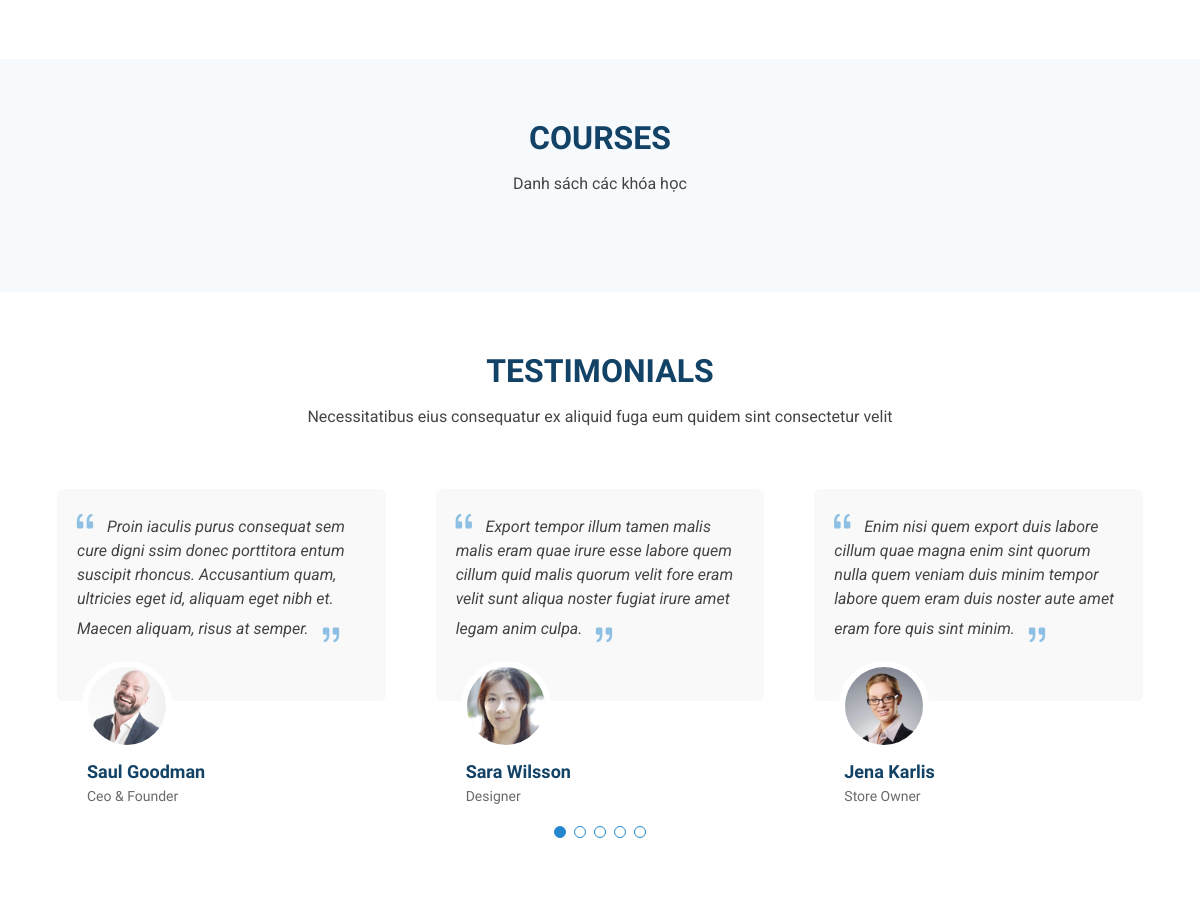
/ (middle part), run on an earlier commit of the app's database.
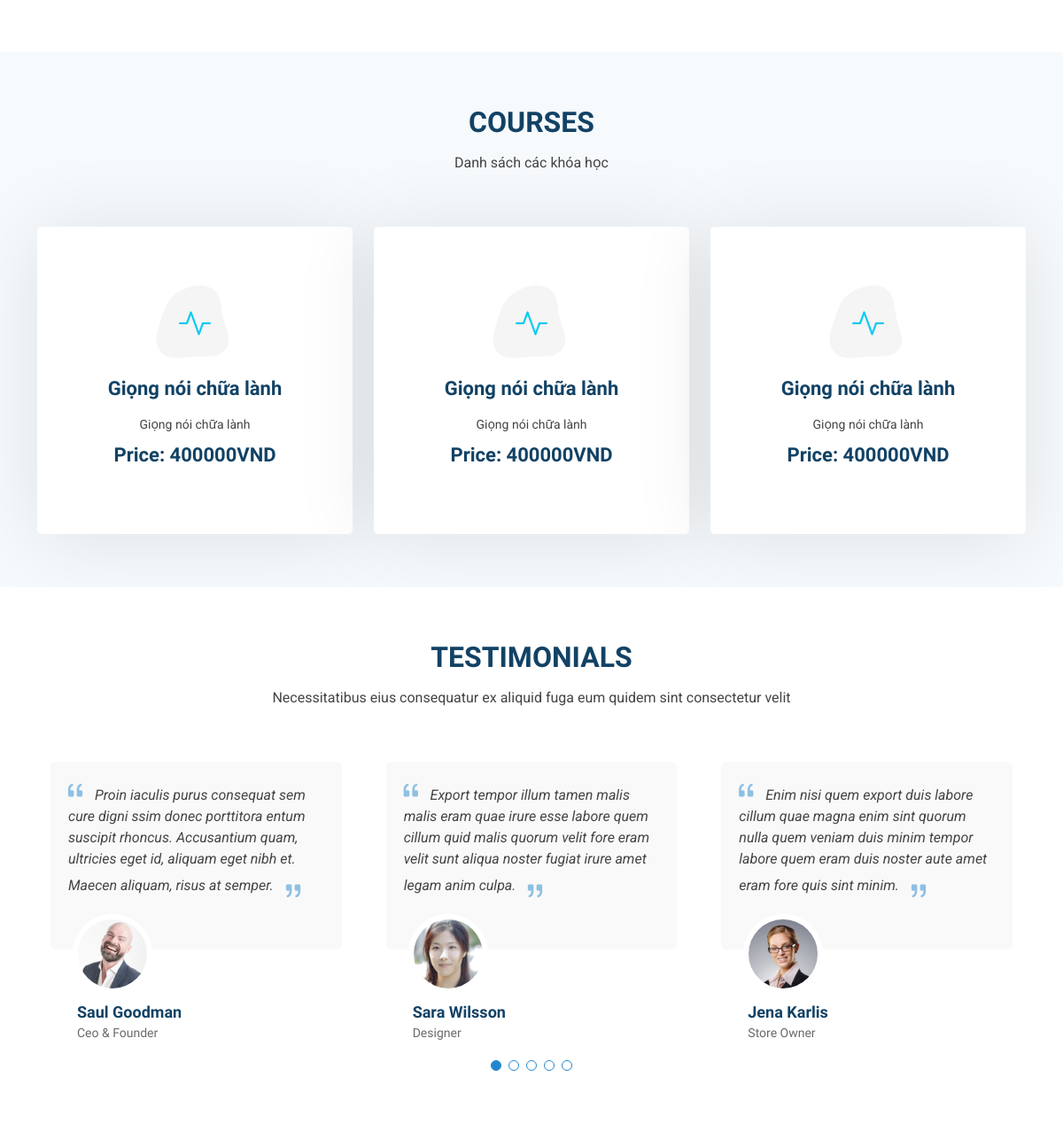
And on a later commit of the database.
### learnApp/models.py (models this page shows, shortened)
class price_course(models.Model):
    id = models.AutoField(primary_key=True)
    name = models.CharField(max_length=100)
    details = models.TextField(max_length=500)
    price = models.IntegerField(default=0)  # Updated to IntegerField for VND

### learnApp/views.py (the view)
# urls.py: path('', views.index, name='index'),
def index(request):
        courses = Course.objects.all()  # Fetch all Course objects from the database
        PriceCourses = price_course.objects.all()  # Fetch all PriceCourses objects from the database
        return render(request, 'index.html', {'courses': courses, 'PriceCourses': PriceCourses})

### templates/index.html (shortened to what this page needs)
{% load static %}
<!DOCTYPE html>
<html lang="en">
<head>
  <link href="{% static 'assets/vendor/bootstrap/css/bootstrap.min.css' %}" rel="stylesheet">
  <link href="{% static 'assets/vendor/bootstrap-icons/bootstrap-icons.css' %}" rel="stylesheet">
  <link href="{% static 'assets/vendor/aos/aos.css' %}" rel="stylesheet">
  <link href="{% static 'assets/vendor/glightbox/css/glightbox.min.css' %}" rel="stylesheet">
  <link href="{% static 'assets/vendor/swiper/swiper-bundle.min.css' %}" rel="stylesheet">
  <link href="{% static 'assets/css/main.css' %}" rel="stylesheet">
</head>
<body class="index-page">
  <main class="main">
    <section id="about-alt" class="about-alt section">
    </section>
    <section id="courses" class="services section light-background">
      <div class="container section-title" data-aos="fade-up">
        <h2>Courses</h2>
        <p>Danh sách các khóa học</p>
      </div>
      <div class="container">
        <div class="row gy-4">
          {% for PriceCourses in PriceCourses %}
            <div class="col-lg-4 col-md-6" data-aos="fade-up" data-aos-delay="100">
              <div class="service-item item-cyan position-relative">
                <div class="icon">
                  <i class="bi bi-activity"></i>
                </div>
                <a href="{% url 'price_course_detail' %}" class="stretched-link">
                  <h3>{{ PriceCourses.name }}</h3>
                </a>
                <p>{{ PriceCourses.details }}</p>
                <h3>Price: {{ PriceCourses.price }}VND</h3>
              </div>
            </div>
            <div class="col-lg-4 col-md-6" data-aos="fade-up" data-aos-delay="100">
              <div class="service-item item-cyan position-relative">
                <div class="icon">
                  <i class="bi bi-activity"></i>
                </div>
                <a href="service-details.html" class="stretched-link">
                  <h3>{{ PriceCourses.name }}</h3>
                </a>
                <p>{{ PriceCourses.details }}</p>
                <h3>Price: {{ PriceCourses.price }}VND</h3>
              </div>
            </div>
            <div class="col-lg-4 col-md-6" data-aos="fade-up" data-aos-delay="100">
              <div class="service-item item-cyan position-relative">
                <div class="icon">
                  <i class="bi bi-activity"></i>
                </div>
                <a href="service-details.html" class="stretched-link">
                  <h3>{{ PriceCourses.name }}</h3>
                </a>
                <p>{{ PriceCourses.details }}</p>
                <h3>Price: {{ PriceCourses.price }}VND</h3>
              </div>
            </div>
          {% endfor %}
        </div>
      </div>
    </section>
    <section id="testimonials" class="testimonials section">
      <div class="container section-title" data-aos="fade-up">
        <h2>Testimonials</h2>
        <p>Necessitatibus eius consequatur ex aliquid fuga eum quidem sint consectetur velit</p>
      </div>
      <div class="container" data-aos="fade-up" data-aos-delay="100">
        <div class="swiper init-swiper" data-speed="600" data-delay="5000" data-breakpoints="{ &quot;320&quot;: { &quot;slidesPerView&quot;: 1, &quot;spaceBetween&quot;: 40 }, &quot;1200&quot;: { &quot;slidesPerView&quot;: 3, &quot;spaceBetween&quot;: 40 } }">
          <div class="swiper-wrapper">
            <div class="swiper-slide">
              <div class="testimonial-item" "="">
            <p>
              <i class=" bi bi-quote quote-icon-left"></i>
                <span>Proin iaculis purus consequat sem cure digni ssim donec porttitora entum suscipit rhoncus. Accusantium quam, ultricies eget id, aliquam eget nibh et. Maecen aliquam, risus at semper.</span>
                <i class="bi bi-quote quote-icon-right"></i>
                </p>
                <img src="{% static 'assets/img/testimonials/testimonials-1.jpg' %}" class="testimonial-img" alt="">
                <h3>Saul Goodman</h3>
                <h4>Ceo &amp; Founder</h4>
              </div>
            </div>
            <div class="swiper-slide">
              <div class="testimonial-item">
                <p>
                  <i class="bi bi-quote quote-icon-left"></i>
                  <span>Export tempor illum tamen malis malis eram quae irure esse labore quem cillum quid malis quorum velit fore eram velit sunt aliqua noster fugiat irure amet legam anim culpa.</span>
                  <i class="bi bi-quote quote-icon-right"></i>
                </p>
                <img src="{% static 'assets/img/testimonials/testimonials-2.jpg' %}" class="testimonial-img" alt="">
                <h3>Sara Wilsson</h3>
                <h4>Designer</h4>
              </div>
            </div>
            <div class="swiper-slide">
              <div class="testimonial-item">
                <p>
                  <i class="bi bi-quote quote-icon-left"></i>
                  <span>Enim nisi quem export duis labore cillum quae magna enim sint quorum nulla quem veniam duis minim tempor labore quem eram duis noster aute amet eram fore quis sint minim.</span>
                  <i class="bi bi-quote quote-icon-right"></i>
                </p>
                <img src="{% static 'assets/img/testimonials/testimonials-3.jpg' %}" class="testimonial-img" alt="">
                <h3>Jena Karlis</h3>
                <h4>Store Owner</h4>
              </div>
            </div>
          </div>
          <div class="swiper-pagination"></div>
        </div>
      </div>
    </section>
  </main>
</body>
</html>

### static/assets/css/main.css (style rules this page uses)
:root { --default-font: "Roboto", system-ui, -apple-system, "Segoe UI", Roboto, "Helvetica Neue", Arial, "Noto Sans", "Liberation Sans", sans-serif, "Apple Color Emoji", "Segoe UI Emoji", "Segoe UI Symbol", "Noto Color Emoji"; --heading-font: "Raleway", sans-serif; --nav-font: "Poppins", sans-serif; }
:root { --background-color: #ffffff; --default-color: #444444; --heading-color: #124265; --accent-color: #2487ce; --surface-color: #ffffff; --contrast-color: #ffffff; }
:root { --nav-color: #124265; --nav-hover-color: #2487ce; --nav-mobile-background-color: #ffffff; --nav-dropdown-background-color: #ffffff; --nav-dropdown-color: #124265; --nav-dropdown-hover-color: #2487ce; }
.light-background { --background-color: #f6fafd; --surface-color: #ffffff; }
:root { scroll-behavior: smooth; }
body { color: var(--default-color); background-color: var(--background-color); font-family: var(--default-font); }
a { color: var(--accent-color); text-decoration: none; transition: 0.3s; }
h1, h2, h3, h4, h5, h6 { color: var(--heading-color); font-family: var(--heading-font); }
section, .section { color: var(--default-color); background-color: var(--background-color); padding: 60px 0; scroll-margin-top: 100px; overflow: clip; }
.section-title { text-align: center; padding-bottom: 60px; position: relative; }
.section-title h2 { font-size: 32px; font-weight: 700; margin-bottom: 15px; text-transform: uppercase; }
.section-title p { margin-bottom: 0; }
.testimonials .testimonial-item { box-sizing: content-box; min-height: 320px; }
.testimonials .testimonial-item .testimonial-img { width: 90px; border-radius: 50%; margin: -40px 0 0 40px; position: relative; z-index: 2; border: 6px solid var(--background-color); }
.testimonials .testimonial-item h3 { font-size: 18px; font-weight: bold; margin: 10px 0 5px 45px; }
.testimonials .testimonial-item h4 { font-size: 14px; color: color-mix(in srgb, var(--default-color), transparent 20%); margin: 0 0 0 45px; }
.testimonials .testimonial-item .quote-icon-left, .testimonials .testimonial-item .quote-icon-right { color: color-mix(in srgb, var(--accent-color), transparent 50%); font-size: 26px; line-height: 0; }
.testimonials .testimonial-item .quote-icon-left { display: inline-block; left: -5px; position: relative; }
.testimonials .testimonial-item .quote-icon-right { display: inline-block; right: -5px; position: relative; top: 10px; transform: scale(-1, -1); }
.testimonials .testimonial-item p { font-style: italic; margin: 0 15px 0 15px; padding: 20px 20px 60px 20px; background: color-mix(in srgb, var(--default-color), transparent 97%); position: relative; border-radius: 6px; position: relative; z-index: 1; }
.testimonials .swiper-wrapper { height: auto; }
.testimonials .swiper-pagination { margin-top: 20px; position: relative; }
.services .service-item { background-color: var(--surface-color); box-shadow: 0px 5px 90px 0px rgba(0, 0, 0, 0.1); height: 100%; padding: 60px 30px; text-align: center; transition: 0.3s; border-radius: 5px; }
.services .service-item .icon { margin: 0 auto; width: 100px; height: 100px; display: flex; align-items: center; justify-content: center; transition: ease-in-out 0.3s; position: relative; }
.services .service-item .icon i { font-size: 36px; transition: 0.5s; position: relative; }
.services .service-item .icon svg { position: absolute; top: 0; left: 0; }
.services .service-item h3 { font-weight: 700; margin: 10px 0 15px 0; font-size: 22px; }
.services .service-item p { line-height: 24px; font-size: 14px; margin-bottom: 0; }
.services .service-item.item-cyan i { color: #0dcaf0; }

What changed in the data, as far as the page shows it:
added price_course: name "Giọng nói chữa lành", details "Giọng nói chữa lành", price "400000"
